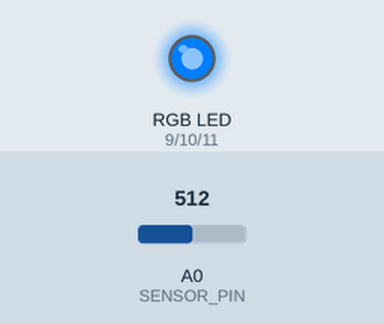
A sketch run on a simulated Arduino Uno, built with avr-gcc and run on an emulated ATmega328P. Parts: an RGB LED mixed from three pins (HIGH = lit). The test bench sets the inputs (shaded band); at power-on: A0 (SENSOR_PIN) = 512. Dim RGB values are drawn brighter than linear.

Above: at 1.2 s.
1.3 s: A0 (SENSOR_PIN) set to 716
At 2.5 s:
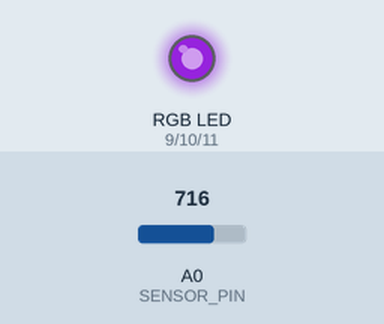
2.8 s: A0 (SENSOR_PIN) set to 900
At 3.7 s:
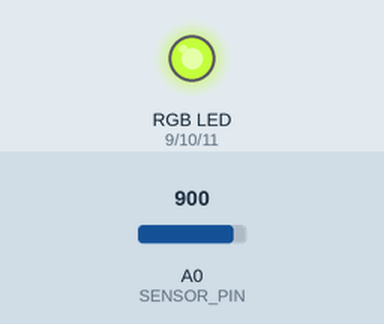
4.3 s: A0 (SENSOR_PIN) set to 1023
At 4.8 s:
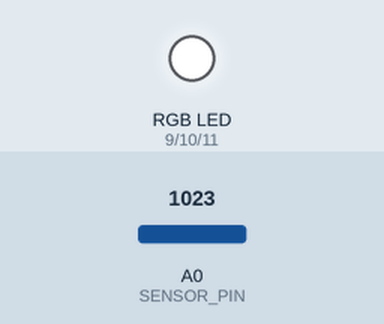
5.8 s: A0 (SENSOR_PIN) set to 511
At 7.0 s:
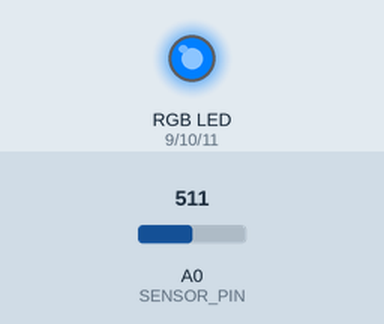
7.3 s: A0 (SENSOR_PIN) set to 0
At 8.3 s:
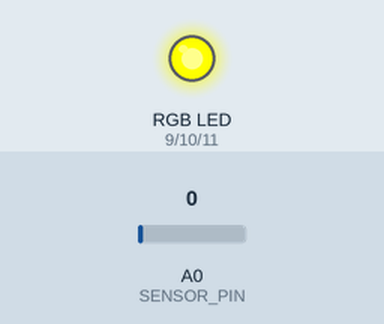
Timing chart, 0 to 9.8 s (numbered marks = the images above; inputs shaded):
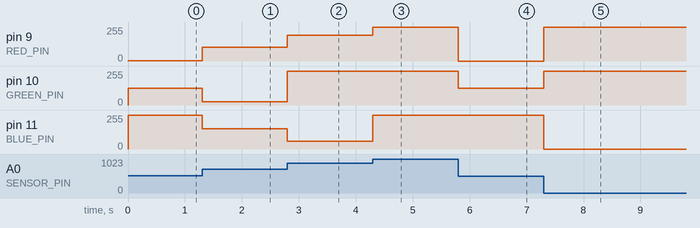

Measured:
- after the input at 1.3 s, pin 9 (RED_PIN): 1/255 → 103/255 at once; pin 10 (GREEN_PIN): 126/255 → 24/255 at once; pin 11 (BLUE_PIN): 254/255 → 152/255 at once
- after the input at 2.8 s, pin 9 (RED_PIN): 103/255 → 195/255 at once; pin 10 (GREEN_PIN): 24/255 → 255/255 at once; pin 11 (BLUE_PIN): 152/255 → 60/255 at once
- after the input at 4.3 s, pin 9 (RED_PIN): 195/255 → 255/255 at once; pin 11 (BLUE_PIN): 60/255 → 255/255 at once
- after the input at 5.8 s, pin 9 (RED_PIN): 255/255 → 0/255 at once; pin 10 (GREEN_PIN): 255/255 → 127/255 at once; pin 11 (BLUE_PIN): 255/255 → 254/255 at once
- after the input at 7.3 s, pin 9 (RED_PIN): 0/255 → 255/255 at once; pin 10 (GREEN_PIN): 127/255 → 255/255 at once; pin 11 (BLUE_PIN): 254/255 → 0/255 at once

The sketch:

Circuit_03_Aleration_2.ino
```cpp
const int RED_PIN = 9;
const int GREEN_PIN = 10;
const int BLUE_PIN = 11;

const int SENSOR_PIN = 0;


void setup()
{
  Serial.begin(9600);

  // Here we'll configure the Arduino pins we're using to
  // drive the LED to be outputs:

  pinMode(RED_PIN, OUTPUT);
  pinMode(GREEN_PIN, OUTPUT);
  pinMode(BLUE_PIN, OUTPUT);
  pinMode(SENSOR_PIN, INPUT);
}


void loop()
{
  int sensorValue = analogRead(SENSOR_PIN);
  int halfSensroValue = sensorValue / 2;

  int redCurveValue = abs(halfSensroValue - 255);
  int blueCurveValue = (510 - abs(sensorValue - 510)) / 2;
  int greenCurveValue = (255 - abs(sensorValue - 510)) / 2;

  //Serial.print(sensorValue); Serial.print(":"); Serial.println(blueCurveValue);
  //delay(2000);

  analogWrite(RED_PIN, redCurveValue);
  analogWrite(BLUE_PIN, blueCurveValue);
  analogWrite(GREEN_PIN, greenCurveValue);
}
```
